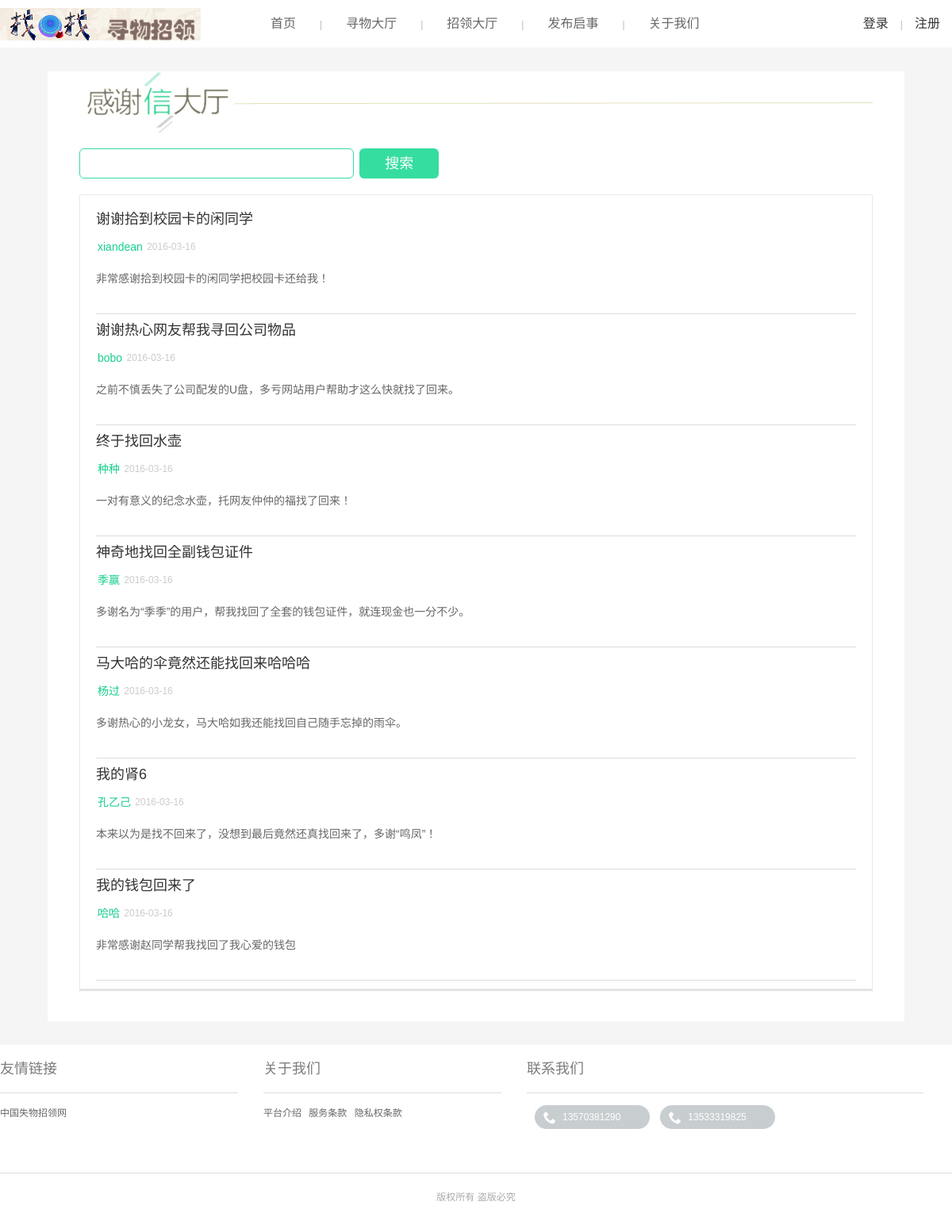
/graduation/user/list_thank.php, run on the app's committed database.
### tables this page shows
CREATE TABLE `thanks` (
  `t_id` int(11) NOT NULL AUTO_INCREMENT,
  `title` varchar(255) DEFAULT NULL,
  `context` varchar(255) DEFAULT NULL,
  `u_name` varchar(255) DEFAULT NULL,
  `p_date` date DEFAULT NULL,
  `checked` int(1) DEFAULT NULL,
  PRIMARY KEY (`t_id`)
);

### graduation/user/list_thank.php (called while the page is built, shortened)
<?php
require "isLogin.php";
require "../common/class/sepPage.php";
if(isset($_GET['page'])){
	$pageNow=$_GET['page'];
}else{
	$pageNow=1;
};
if(isset($_GET['keyword'])&&!empty($_GET['keyword'])){
	$keyword=$_GET['keyword'];
	$params = array(
	    'table'=>'thanks',
	    'pageNow'  =>$pageNow,
	    'condition'=>"where (sign(locate('$keyword',title))+sign(locate('$keyword',context))+sign(locate('$keyword',u_name)))>0 and checked=1",
	    'pageRows' =>5
	);
}else{
	$keyword='';
	$params = array(
	    'table'=>'thanks',
	    'pageNow'  =>$pageNow,
	    'condition'=>"where checked=1",
	    'pageRows' =>7
	);
}
$smarty=new SmartyProject();
$sepPage = new page($params);
$page=$sepPage->showData();
$smarty->assign('page',$page);
$smarty->assign('keyword',$keyword);
$smarty->assign('uid',$uid);
$smarty->assign('username',$username);
$smarty->assign('headImg',$headImg);
$smarty->display('user/list_thank.tpl');
?>

### graduation/common/class/db.php (called while the page is built, shortened)
<?php
if (!class_exists('DB')) {
Class DB {
    private $link_id;
    public function connect($dbhost, $dbuser, $dbpw, $dbname, $pconnect = 0,$charset='utf8') {
        if( $pconnect==0 ) {
            $this->link_id = @mysql_connect($dbhost, $dbuser, $dbpw, true);
        } else {
            $this->link_id = @mysql_pconnect($dbhost, $dbuser, $dbpw);
            if(!$this->link_id){
                $this->halt("数据库持久连接失败");
            }
        }
    }
    public function query($sql) {
        $query = mysql_query($sql,$this->link_id);
        return $query;
    }
    public function get_all($sql,$result_type = MYSQL_ASSOC) {
        $query = $this->query($sql);
        $i = 0;
        $rt = array();
        while($row = mysql_fetch_array($query,$result_type)) {
            $rt[$i]=$row;
            $i++;
        }
        return $rt;
    }
}
}
?>

### graduation/common/class/sepPage.php (called while the page is built, shortened)
<?php
class page{
    public     $first_row;
    public     $list_rows;
    protected  $total_pages;
    protected  $total_rows;
    protected  $now_page;
    protected  $table;
    protected  $condition;
    protected  $select;
    protected  $order;
    public function __construct($data = array(),$db='')
    {
        if($db){
            $this->db=$db;
        }else{
            require_once "../common/class/db.php";
            $this->db=new DB;
        }
        $this->table=!empty($data['table']) ? $data['table'] : '';
        $this->condition=!empty($data['condition']) ? $data['condition'] : '';
        $this->select=!empty($data['select']) ? $data['select'] : '*';
        $this->order=!empty($data['order']) ? $data['order'] : 'p_date';
        $this->total_rows = $this->getCount($this->table,$this->condition);
        $this->list_rows         = !empty($data['pageRows']) && $data['pageRows'] <= 100 ? $data['pageRows'] : 15;
        $this->total_pages       = ceil($this->total_rows / $this->list_rows);
        if(!empty($data['pageNow']))
        {
            $this->now_page = intval($data['pageNow']);
        }else{
            $this->now_page   = 1;
        }
        $this->now_page   = $this->now_page <= 0 ? 1 : $this->now_page;
        $this->first_row = $this->list_rows * ($this->now_page - 1);
    }
    protected function getCount($table,$condition=''){
        $sql="select count(*) as total from $table $condition";
        $result= $this->db->query($sql);
        $count=mysql_result($result,0,'total');
        return $count;
    }
    protected function getData($table,$condition='',$select='',$order=''){
        $sql="select $select from $table $condition order by $order desc limit $this->first_row,$this->list_rows";
        $list= $this->db->get_all($sql);
        return $list;
    }
    public function showData()
    {
        if($this->total_pages > 0)
        {
            $return = array();
            $list=$this->getData($this->table,$this->condition,$this->select,$this->order);
            $return['list']=$list;
            $return['count']=$this->total_rows;
            $return['pageNow']=$this->now_page;
            $return['pageTotal']=$this->total_pages;
            $return['pageRows']= $this->list_rows;
            $return['pageNav']=array();
            for($i = 1;$i<=$this->total_pages;$i++)
            {
                if($i == $this->now_page)
                {
                    $return['pageNav'][$i]=array('class'=>'pageNow','text'=>$i,'pageIndex'=>$i);
                }
            }
            return $return;
        }
    }
}
?>

### graduation/common/templates_c/%%E1^E1A^E1AE17C4%%list_thank.tpl.php (the view, shortened to what this page needs)
<!DOCTYPE html>
<html>
<head>
<link rel="stylesheet" href="../common/templates/user/css/style.css">
</head>
<body>
<?php $_smarty_tpl_vars = $this->_tpl_vars;
$this->_tpl_vars = $_smarty_tpl_vars;
 ?>
<div class="section notes">
	<div class="wrapper clearfix">
		<div class="section-notes">
			<div class="title-bar2"></div>
            <form action="" class="search-box" style="margin-top:20px;">
                <div class="search-box">
                    <input class="search-input" type="text" name="keyword" value="<?php echo $this->_tpl_vars['keyword']; ?>
" />
                    <input class="search-submit" type="submit" value="搜索" />
                </div>
            </form>
        	<div class="notes-list">
                <ul>
                 <?php unset($this->_sections['key']);
$this->_sections['key']['name'] = 'key';
$this->_sections['key']['loop'] = is_array($_loop=$this->_tpl_vars['page']['list']) ? count($_loop) : max(0, (int)$_loop); unset($_loop);
$this->_sections['key']['show'] = true;
$this->_sections['key']['max'] = $this->_sections['key']['loop'];
$this->_sections['key']['step'] = 1;
$this->_sections['key']['start'] = $this->_sections['key']['step'] > 0 ? 0 : $this->_sections['key']['loop']-1;
if ($this->_sections['key']['show']) {
    $this->_sections['key']['total'] = $this->_sections['key']['loop'];
} else
    $this->_sections['key']['total'] = 0;
if ($this->_sections['key']['show']):
            for ($this->_sections['key']['index'] = $this->_sections['key']['start'], $this->_sections['key']['iteration'] = 1;
                 $this->_sections['key']['iteration'] <= $this->_sections['key']['total'];
                 $this->_sections['key']['index'] += $this->_sections['key']['step'], $this->_sections['key']['iteration']++):
$this->_sections['key']['rownum'] = $this->_sections['key']['iteration'];
$this->_sections['key']['index_prev'] = $this->_sections['key']['index'] - $this->_sections['key']['step'];
$this->_sections['key']['index_next'] = $this->_sections['key']['index'] + $this->_sections['key']['step'];
$this->_sections['key']['first']      = ($this->_sections['key']['iteration'] == 1);
$this->_sections['key']['last']       = ($this->_sections['key']['iteration'] == $this->_sections['key']['total']);
?>
                    <li class="clearfix">
                        <div class="notes-info">
                            <h2><?php echo $this->_tpl_vars['page']['list'][$this->_sections['key']['index']]['title']; ?>
</h2>
                            <p class="author">
								<span class="nickname"><?php echo $this->_tpl_vars['page']['list'][$this->_sections['key']['index']]['u_name']; ?>
</span>
                                <span class="time"><?php echo $this->_tpl_vars['page']['list'][$this->_sections['key']['index']]['p_date']; ?>
</span>
                            </p>
                            <p class="text"><?php echo $this->_tpl_vars['page']['list'][$this->_sections['key']['index']]['context']; ?>
                            </p>
                        </div>
                  </li>
                  <?php endfor; endif; ?>
                </ul>
            </div>
		</div>
	</div>
</div>
</body>
</html>

### graduation/common/templates/user/css/style.css (style rules this page uses)
html, body, ul, li, ol, dl, dd, dt, p, h1, h2, h3, h4, h5, h6, form, fieldset, legend, img { margin:0; padding:0; }
ul, ol { list-style:none; }
input { padding-top:0; padding-bottom:0; font-family: "微软雅黑","SimSun","宋体"; }
select, input,.reset { vertical-align:middle; }
select, input, textarea { font-size:12px; margin:0; color:#333; padding:0; font:12px/20px "微软雅黑","SimSun","宋体","Arial Narrow",HELVETICA; }
input[type="text"], input[type="password"], textarea { outline-style:none; -webkit-appearance:none; }
body { color:#333; padding:0; font:12px/20px "微软雅黑","SimSun","宋体","Arial Narrow",HELVETICA; background:#f5f5f5; position: relative; }
.clearfix:after { content:"\0020";display:block;height:0;clear:both }
.clearfix { zoom:1 }
.section { width: 100%; margin-bottom: 30px; }
.wrapper { width: 1200px; margin: 0 auto; position: relative; }
h1,h2 { overflow: hidden; white-space: nowrap; text-overflow: ellipsis; }
.search-box .search-input { border-radius: 6px; vertical-align: top; font-size: 16px; line-height: 26px; padding: 5px; border: solid 1px #36dda0; width: 334px; }
.search-box .search-submit { border-radius: 6px; margin-left:4px; vertical-align: top; height: 38px; width: 100px; line-height: 38px; background: #36dda0; font-size: 18px; color: #fff; border: none; text-align: center; cursor: pointer; }
.notes { width: 100%; margin-top:30px; }
.section-notes { width:1000px; margin: 0 auto; background: #fff; padding:0 40px 40px; }
.notes .title-bar2 { height:77px; background-image: url(../../images/title_bar3_1.jpg); background-position: -50px 0; }
.notes .notes-list { padding: 10px 0; border: solid 1px #ebebeb; box-shadow: 0 2px 1px #e2e2e2; margin-top: 20px; }
.notes ul { list-style: none; }
.notes .notes-list li { margin: 0 20px; border-bottom: solid 1px #dddddd; padding: 10px 0; }
.notes .notes-list .notes-info { width: 800px; }
.notes .notes-list .notes-info h2 { margin-bottom: 15px; font-weight: normal; }
.notes .notes-list .notes-info .author .nickname { font-size: 14px; display: inline-block; padding-left: 2px; vertical-align: top; line-height: 20px; color: #16ce8b; }
.notes .time { display: inline-block; padding-left: 2px; vertical-align: top; line-height: 20px; color: #cccccc; }
.notes .text { color: #666; font-size:14px; padding-top: 16px; padding-bottom:20px; line-height: 28px; }

### data on the page
thanks: title "谢谢拾到校园卡的闲同学", u_name "xiandean", p_date "2016-03-16", context "非常感谢拾到校园卡的闲同学把校园卡还给我！"
thanks: title "谢谢热心网友帮我寻回公司物品", u_name "bobo", p_date "2016-03-16", context "之前不慎丢失了公司配发的U盘，多亏网站用户帮助才这么快就找了回来。"
thanks: title "终于找回水壶", u_name "种种", p_date "2016-03-16", context "一对有意义的纪念水壶，托网友仲仲的福找了回来！"
thanks: title "神奇地找回全副钱包证件", u_name "季赢", p_date "2016-03-16", context "多谢名为“季季”的用户，帮我找回了全套的钱包证件，就连现金也一分不少。"
thanks: title "马大哈的伞竟然还能找回来哈哈哈", u_name "杨过", p_date "2016-03-16", context "多谢热心的小龙女，马大哈如我还能找回自己随手忘掉的雨伞。"
thanks: title "我的肾6", u_name "孔乙己", p_date "2016-03-16", context "本来以为是找不回来了，没想到最后竟然还真找回来了，多谢“鸣凤”！"
thanks: title "我的钱包回来了", u_name "哈哈", p_date "2016-03-16", context "非常感谢赵同学帮我找回了我心爱的钱包"
